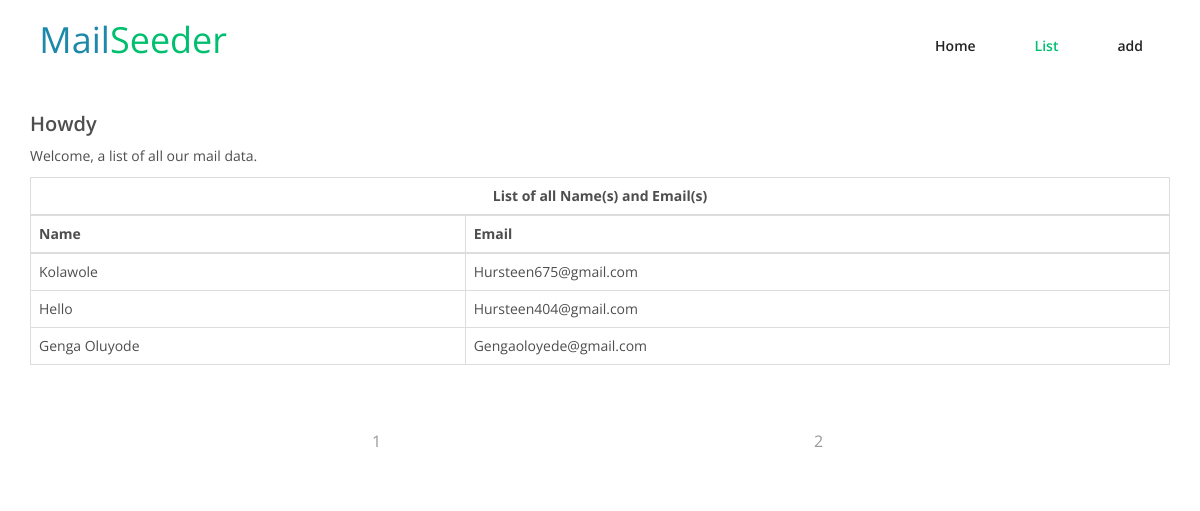
The page /list/?page=2 on the database its author committed.
### mail/models.py (models this page shows, shortened)
class MailList(models.Model):
    name = models.CharField(max_length=100)
    email = models.EmailField(unique=True)
    created_at = models.DateTimeField(default=datetime.now, blank=True, null=True)
    updated_at = models.DateTimeField(default=datetime.now, blank=True, null=True)

### mail/views.py (the view)
# urls.py: path('list/', MailListView.as_view(), name='mail_list'),
class MailListView(ListView):
    model = MailList
    template_name = 'mail/list.html'
    context_object_name = 'mail_list'
    paginate_by = 5
    def get_context_data(self, **kwargs):
        context = super().get_context_data(**kwargs)
        context['page_request_var'] = "page"
        return context

### mail/templates/mail/list.html (shortened to what this page needs)
{% extends 'base.html' %}
{% block content %}
{% load static %}
<div class="container">
  <h2>Howdy</h2>
  <p>Welcome, a list of all our mail data.</p>
  <table class="table table-bordered">
    <thead>
        <tr class="table-active">
            <td colspan="3" class="text-center"><strong>List of all Name(s) and Email(s)</strong></td>
        </tr>
        <tr>
            <th>Name</th>
            <th>Email</th>
        </tr>
    </thead>
    <tbody>
    {% for list in mail_list %}
        <tr>
            <td>{{list.name|title}}</td>
            <td>{{list.email|capfirst}}</td>
        </tr>
        {% empty %}
            <tr class="table-active">
                <td colspan="5" class="text-center"><strong>No recent entries.</strong></td>
            </tr>
    {% endfor %}
    </tbody>
  </table>
    {% if is_paginated %}
        <div class="row">
            <div class="col-md-12 text-center">
                <ul class="pagination pagination-lg">
                    {% if page_obj.has_previous %}
                        <li><a href="?{{ page_request_var }}={{page_obj.previous_page_number}}"> {{ page_obj.previous_page_number}}</a></li>
                    {% endif %}
                        <li class="active"><a href="?{{ page_request_var }}={{ page_obj.number }}" >{{ page_obj.number }}</a></li>
                </ul>
            </div>
        </div>
    {% endif %}
</div>
{% endblock %}

### django_based_application/static/assets/css/main.css (style rules this page uses)
body { background: #fff; font-family: 'Open Sans', sans-serif; color: #4e4e4e; line-height: 22px; }
h1, h2, h3, h4, h5, h6 { font-weight: 600; font-family: 'Open Sans', sans-serif; color: #4e4e4e; }
h2 { font-size: 20px; }
a { color: #00bf6f; -webkit-transition: color 300ms, background-color 300ms; transition: color 300ms, background-color 300ms; }
ul.pagination { margin-top: 40px; }
ul.pagination>li>a { border-radius: 5px; font-size: 16px; height: 32px; width: 32px; padding: 0; display: inline-block; text-align: center; line-height: 32px; border-radius: 50%; margin: 0 5px; border: none; background-color: transparent; }
ul.pagination>li.active>a, ul.pagination>li:hover>a { background-color: #00bf6f ; color: #fff; }
ul.pagination>li:first-child > a, ul.pagination>li:last-child > a { background-color: transparent; color: #989898; -webkit-transform: translateX(-200px); transform: translateX(-200px) }
ul.pagination>li:first-child > a { background-color: transparent; color: #989898; -webkit-transform: translateX(-200px); transform: translateX(-200px) }
ul.pagination>li:last-child > a { background-color: transparent; color: #989898; -webkit-transform: translateX(200px); transform: translateX(200px) }

### rows shown on the page
MailList: name "Kolawole", email "Hursteen675@gmail.com"
MailList: name "Hello", email "Hursteen404@gmail.com"
MailList: name "Genga Oluyode", email "Gengaoloyede@gmail.com"

### other values the page prints
{{ page_obj.previous_page_number }} "1"
{{ page_obj.number }} "2"
